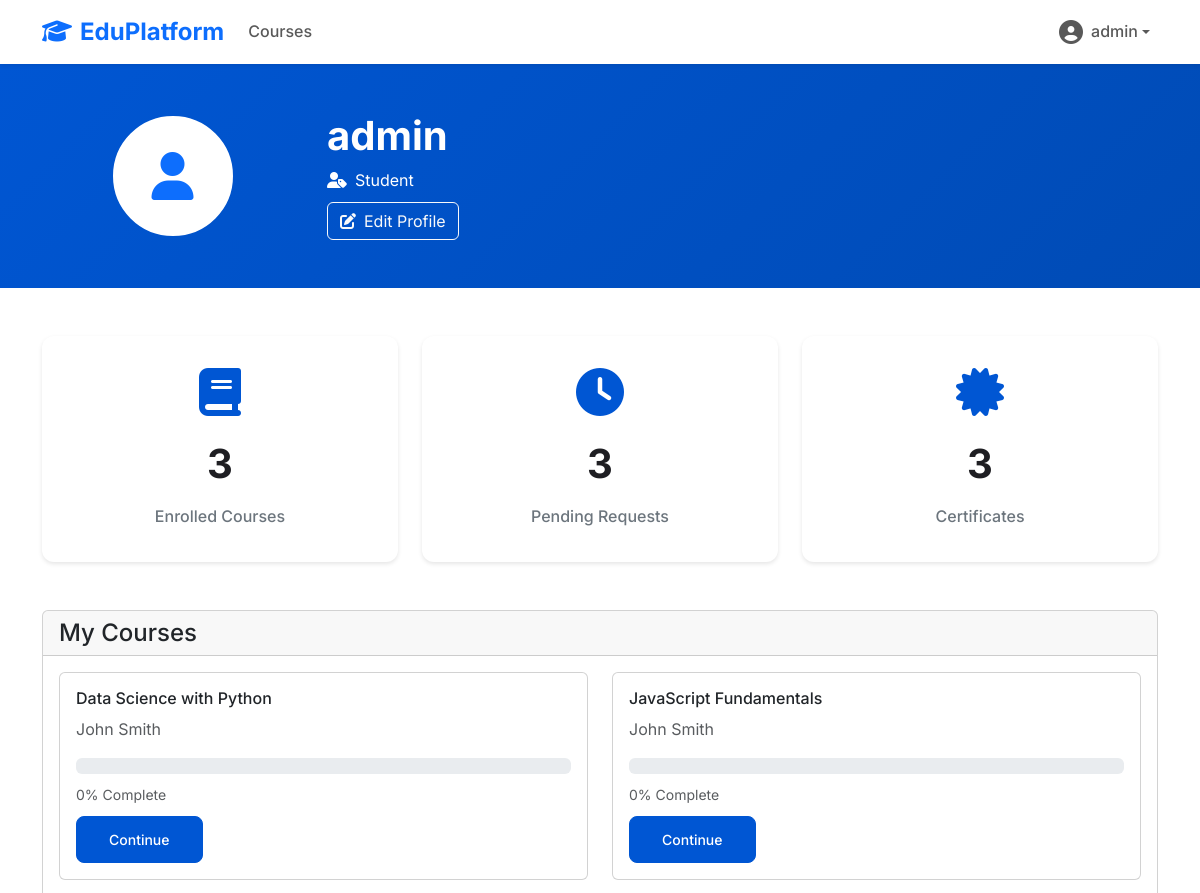
The app's page /accounts/profile/ (signed in, upper part), older data.
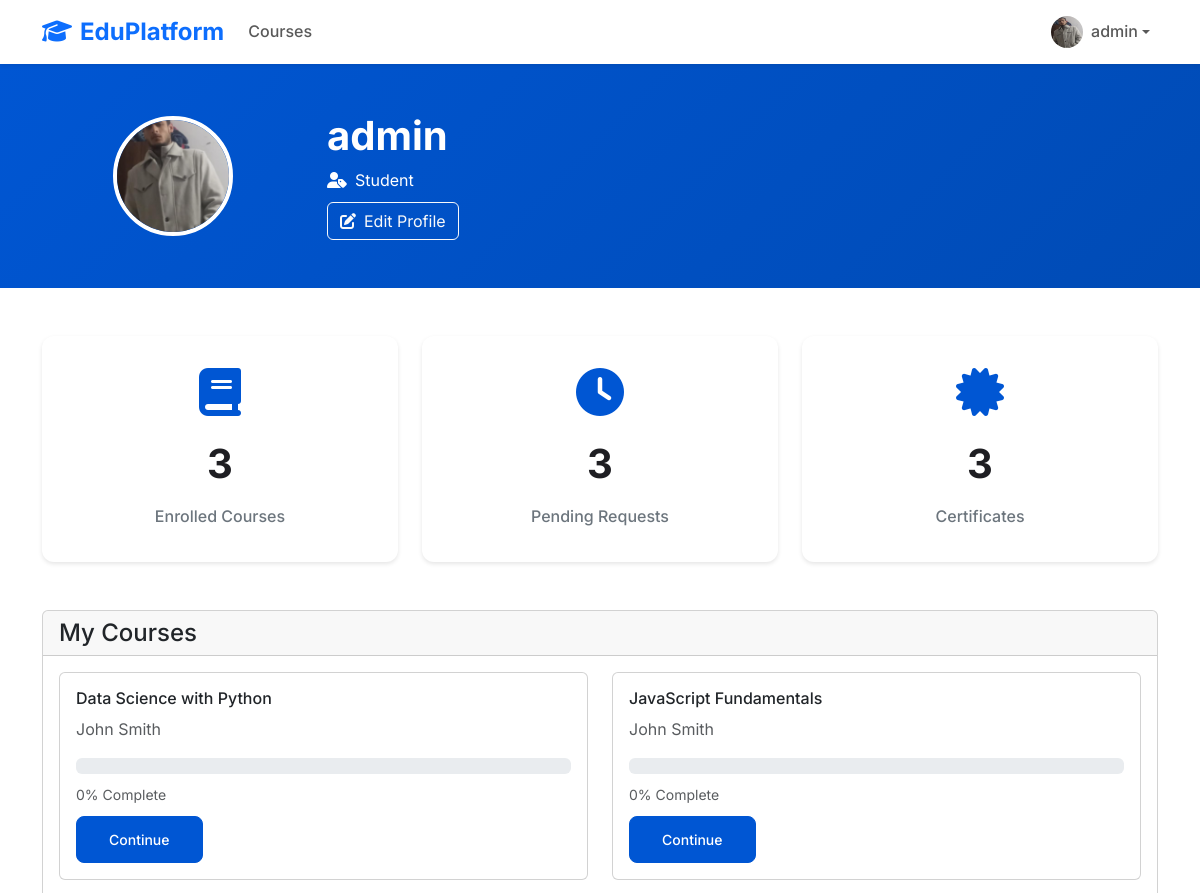
The same page, newer data.
### accounts/models.py (models this page shows, shortened)
class User(AbstractUser):
    USER_TYPE_CHOICES = [
        ('student', _('Student')),
        ('teacher', _('Teacher')),
        ('admin', _('Admin')),
    ]
    user_type = models.CharField(
        max_length=10,
        choices=USER_TYPE_CHOICES,
        default='student'
    )
    phone = models.CharField(max_length=15, blank=True, null=True)
    bio = models.TextField(blank=True, null=True)
    profile_picture = models.ImageField(
        upload_to='profile_pics/',
        blank=True,
        null=True
    )
    date_of_birth = models.DateField(blank=True, null=True)
    created_at = models.DateTimeField(auto_now_add=True)
    updated_at = models.DateTimeField(auto_now=True)
    @property
    def is_student(self):
        return self.user_type == 'student'
    @property
    def is_teacher(self):
        return self.user_type == 'teacher'

### accounts/views.py (the view)
# urls.py: path('profile/', views.ProfileView.as_view(), name='profile'),
class ProfileView(LoginRequiredMixin, TemplateView):
    template_name = 'accounts/profile.html'
    def get_context_data(self, **kwargs):
        context = super().get_context_data(**kwargs)
        user = self.request.user
        if user.is_student:
            context['enrollments'] = user.enrollments.all()
            context['enrollment_requests'] = user.enrollment_requests.all()
        elif user.is_teacher:
            context['courses'] = user.courses_taught.all()
            context['total_students'] = sum(course.total_students for course in user.courses_taught.all())
        return context

### templates/accounts/profile.html (shortened to what this page needs)
{% extends 'base/base.html' %}
{% load static %}
{% block content %}
<section class="profile-header">
    <div class="container">
        <div class="row align-items-center">
            <div class="col-md-3 text-center">
                {% if user.profile_picture %}
                <img src="{{ user.profile_picture.url }}" class="profile-avatar" alt="{{ user.get_full_name }}">
                {% else %}
                <div class="profile-avatar bg-white d-flex align-items-center justify-content-center mx-auto">
                    <i class="fas fa-user text-primary" style="font-size: 3rem;"></i>
                </div>
                {% endif %}
            </div>
            <div class="col-md-9">
                <h1 class="fw-bold mb-2">{{ user.get_full_name|default:user.username }}</h1>
                <p class="mb-2">
                    <i class="fas fa-user-tag me-2"></i>{{ user.get_user_type_display }}
                </p>
                <a href="{% url 'accounts:edit_profile' %}" class="btn btn-outline-light">
                    <i class="fas fa-edit me-2"></i>Edit Profile
                </a>
            </div>
        </div>
    </div>
</section>
<div class="container py-5">
    {% if user.is_student %}
    <div class="row mb-5">
        <div class="col-md-4">
            <div class="dashboard-card">
                <i class="fas fa-book dashboard-icon"></i>
                <div class="dashboard-number">{{ enrollments.count }}</div>
                <div class="dashboard-label">Enrolled Courses</div>
            </div>
        </div>
        <div class="col-md-4">
            <div class="dashboard-card">
                <i class="fas fa-clock dashboard-icon"></i>
                <div class="dashboard-number">{{ enrollment_requests.count }}</div>
                <div class="dashboard-label">Pending Requests</div>
            </div>
        </div>
        <div class="col-md-4">
            <div class="dashboard-card">
                <i class="fas fa-certificate dashboard-icon"></i>
                <div class="dashboard-number">{{ enrollments|length }}</div>
                <div class="dashboard-label">Certificates</div>
            </div>
        </div>
    </div>
    <div class="card mb-4">
        <div class="card-header">
            <h4 class="mb-0">My Courses</h4>
        </div>
        <div class="card-body">
            {% if enrollments %}
            <div class="row">
                {% for enrollment in enrollments %}
                <div class="col-md-6 mb-3">
                    <div class="card">
                        <div class="card-body">
                            <h6 class="card-title">{{ enrollment.course.title }}</h6>
                            <p class="card-text text-muted">{{ enrollment.course.instructor.get_full_name }}</p>
                            <div class="progress mb-2">
                            </div>
                            <small class="text-muted">{{ enrollment.progress_percentage }}% Complete</small>
                            <div class="mt-2">
                                <a href="{% url 'courses:course_detail' enrollment.course.slug %}" class="btn btn-sm btn-primary">Continue</a>
                            </div>
                        </div>
                    </div>
                </div>
                {% endfor %}
            </div>
            {% else %}
            <p class="text-muted">You haven't enrolled in any courses yet. <a href="{% url 'courses:course_list' %}">Browse courses</a></p>
            {% endif %}
        </div>
    </div>
    {% endif %}
</div>
{% endblock %}

### templates/base/base.html (shortened to what this page needs)
<!DOCTYPE html>
<html lang="en">
<head>
    <link href="https://cdn.jsdelivr.net/npm/bootstrap@5.3.0/dist/css/bootstrap.min.css" rel="stylesheet">
    <link rel="stylesheet" href="https://cdnjs.cloudflare.com/ajax/libs/font-awesome/6.4.0/css/all.min.css">
    {% load static %}
    <link rel="stylesheet" href="{% static 'css/style.css' %}">
</head>
<body>
    <nav class="navbar navbar-expand-lg navbar-light bg-white shadow-sm">
        <div class="container">
            <a class="navbar-brand fw-bold text-primary" href="{% url 'courses:course_list' %}">
                <i class="fas fa-graduation-cap me-2"></i>EduPlatform
            </a>
            <div class="collapse navbar-collapse" id="navbarNav">
                <ul class="navbar-nav me-auto">
                    <li class="nav-item">
                        <a class="nav-link" href="{% url 'courses:course_list' %}">Courses</a>
                    </li>
                </ul>
                <ul class="navbar-nav">
                    {% if user.is_authenticated %}
                        <li class="nav-item dropdown">
                            <a class="nav-link dropdown-toggle d-flex align-items-center" href="#" role="button" data-bs-toggle="dropdown">
                                {% if user.profile_picture %}
                                    <img src="{{ user.profile_picture.url }}" class="rounded-circle me-2" width="32" height="32">
                                {% else %}
                                    <i class="fas fa-user-circle me-2 fs-4"></i>
                                {% endif %}
                                {{ user.first_name|default:user.username }}
                            </a>
                        </li>
                    {% endif %}
                </ul>
            </div>
        </div>
    </nav>
    <main>
        {% block content %}{% endblock %}
    </main>
    {% load static %}
</body>
</html>

Row changes from the older to the newer data that the page shows:
changed User "admin": profile_picture: picture added
